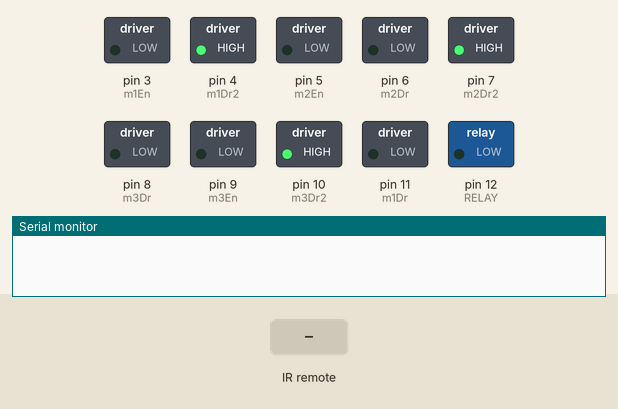
Recording of a sketch running on a simulated Arduino Uno, built with avr-gcc and run on an emulated ATmega328P. Parts: switched loads named in the sketch (green lamp = pin HIGH), the last lines printed to the serial monitor. The test bench sets the inputs (shaded band).

Above: at 1.2 s.
1.3 s: infrared code 0x18 received
At 2.0 s:
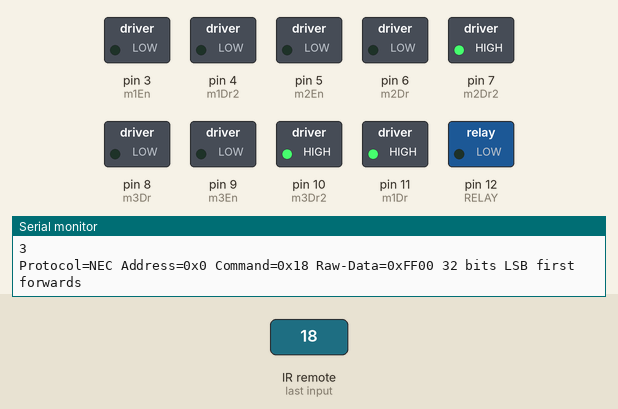
2.9 s: infrared code 0x52 received
At 3.4 s:
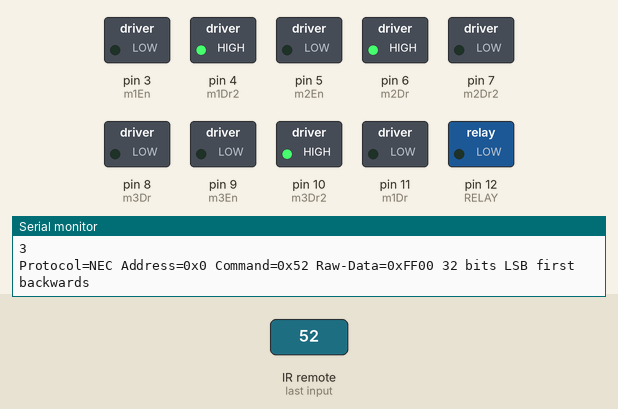
4.5 s: infrared code 0x8 received
At 5.7 s:
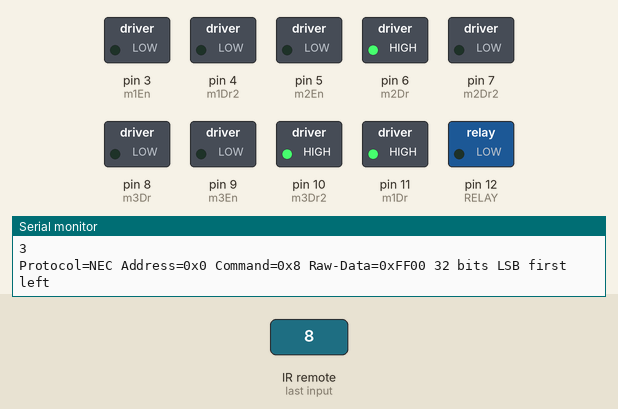
6.1 s: infrared code 0x5A received
At 6.8 s:
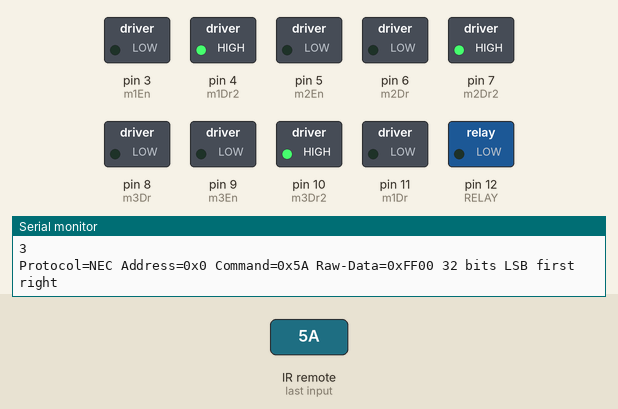
7.7 s: infrared code 0x15 received
At 8.2 s:
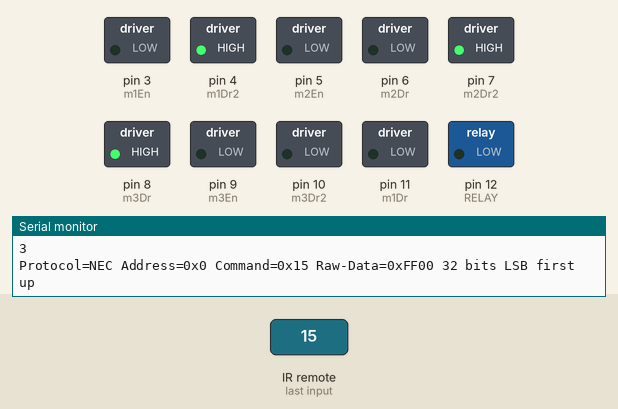
9.3 s: infrared code 0x19 received
At 10.5 s:
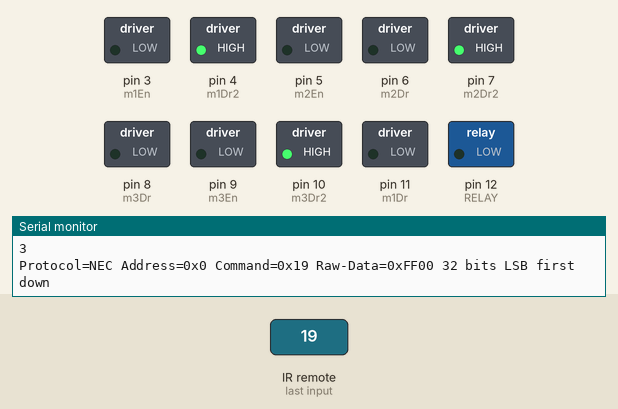
Timing chart, 0 to 11.9 s (numbered marks = the images above; inputs shaded):
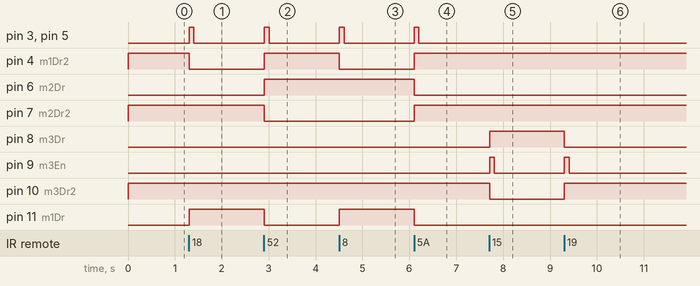

The sketch:

OEC_BotV2.ino
```cpp
/*
* This code is a cleaned up version of the code that Zach Gregory, Liamm Mirza, Charlie Brockmann, and Riley Rogers
* created for OEC 2023. To remember the memories we made and the accomplishments we achieved.
*
* This program controls a simple arduino robot that won us second place at OEC.
*
*/

#define DECODE_NEC          // Includes Apple and Onkyo
#define m1En 3  //PWM
#define m1Dr 11
#define m1Dr2 4

#define m2En 5  //PWM
#define m2Dr 6
#define m2Dr2 7

#define m3En 9  //PWM
#define m3Dr 8
#define m3Dr2 10

#define IR 2
#define RELAY 12

#include <Arduino.h>
#include <IRremote.hpp>

bool magnet = false;
unsigned long currentMillis;
unsigned long startMillis;
int speeds[] = {150, 200, 255};
int speedSet = 2;
int leftOffset = 0; //Gyro offsets correct unwanted movement
int rightOffset = 0;

void setup() {
    Serial.begin(115200);
    IrReceiver.begin(IR, ENABLE_LED_FEEDBACK);

    pinMode(m1En, OUTPUT);  //Motor 1
    pinMode(m1Dr, OUTPUT);
    pinMode(m1Dr2, OUTPUT);

    pinMode(m2En, OUTPUT);  //Motor 2
    pinMode(m2Dr, OUTPUT);
    pinMode(m2Dr2, OUTPUT);

    pinMode(m3En, OUTPUT);  //Motor 3
    pinMode(m3Dr, OUTPUT);
    pinMode(m3Dr2, OUTPUT);

    pinMode(RELAY, OUTPUT);

    digitalWrite(m1Dr, LOW);
    digitalWrite(m1Dr2, HIGH);

    digitalWrite(m2Dr, LOW);
    digitalWrite(m2Dr2, HIGH);

    digitalWrite(m3Dr, LOW);
    digitalWrite(m3Dr2, HIGH);

    digitalWrite(RELAY, LOW); //magnet starts off
}

void loop() {
  /*
  sensors_event_t a, g, temp;
  mpu.getEvent(&a, &g, &temp);
  gyro = g.gyro.z+0.02;   //+0.02 offset since it reads -0.02 when stable
  if (gyro > 0.07){
    rightOffset = 100*gyro;
    leftOffset = 0;
    Serial.print("GyroZ:");
    Serial.print(gyro,4);
    Serial.println("");
  } else if (gyro < -0.07){
    leftOffset = 100*gyro*-1;
    rightOffset = 0;
    Serial.print("GyroZ:");
    Serial.print(gyro,4);
    Serial.println("");
  } else{
    rightOffset = 0;
    leftOffset = 0;
  }*/

  //Check if IR message has been received
  if (IrReceiver.decode()) {
    Serial.println(IrReceiver.decodedIRData.protocol);

    //Print a short summary of received data
    if (IrReceiver.decodedIRData.protocol == NEC) {
      Serial.println();
      IrReceiver.printIRResultShort(&Serial);
      IrReceiver.printIRSendUsage(&Serial);
    }

    IrReceiver.resume(); // Enable receiving of the next value

    //Finally, check the received data and perform actions according to the received command
    if (IrReceiver.decodedIRData.command == 0x18) {             //Drive Forward
      analogWrite(m1En, speeds[speedSet]-leftOffset); // Send PWM signal to L298N Enable pin
      digitalWrite(m1Dr, HIGH); //Set motor1 direction
      digitalWrite(m1Dr2, LOW);
      analogWrite(m2En, speeds[speedSet]-rightOffset);
      digitalWrite(m2Dr, LOW);  //Set motor2 direction
      digitalWrite(m2Dr2, HIGH);
      Serial.println("forwards"); //Print message
      delay(100);
    } else if (IrReceiver.decodedIRData.command == 0x52) {      //Drive Backward
      analogWrite(m1En, speeds[speedSet]-leftOffset);
      digitalWrite(m1Dr, LOW);
      digitalWrite(m1Dr2, HIGH);
      analogWrite(m2En, speeds[speedSet]-rightOffset);
      digitalWrite(m2Dr, HIGH);
      digitalWrite(m2Dr2, LOW);
      Serial.println("backwards");
      delay(100);
    } else if (IrReceiver.decodedIRData.command == 0x8) {      //Drive Left
      analogWrite(m1En, speeds[speedSet]-leftOffset);
      digitalWrite(m1Dr, HIGH);
      digitalWrite(m1Dr2, LOW);
      analogWrite(m2En, speeds[speedSet]-rightOffset);
      digitalWrite(m2Dr, HIGH);
      digitalWrite(m2Dr2, LOW);
      Serial.println("left");
      delay(100);
    }else if (IrReceiver.decodedIRData.command == 0x5A) {      //Drive Right
      analogWrite(m1En, speeds[speedSet]-leftOffset);
      digitalWrite(m1Dr, LOW);
      digitalWrite(m1Dr2, HIGH);
      analogWrite(m2En, speeds[speedSet]-rightOffset);
      digitalWrite(m2Dr, LOW);
      digitalWrite(m2Dr2, HIGH);
      Serial.println("right");
      delay(100);
    }else if (IrReceiver.decodedIRData.command == 0x15) {      //Crane Up
      analogWrite(m3En, 255);
      digitalWrite(m3Dr, HIGH);
      digitalWrite(m3Dr2, LOW);
      Serial.println("up");
      delay(100);
    }else if (IrReceiver.decodedIRData.command == 0x19) {      //Crane Down
      analogWrite(m3En, 255);
      digitalWrite(m3Dr, LOW);
      digitalWrite(m3Dr2, HIGH);
      Serial.println("down");
      delay(100);
    }else if (IrReceiver.decodedIRData.command == 0x1C) {      //Magnet toggle
      if (magnet){  //If on turn off
        digitalWrite(RELAY, LOW);
      }else{
        digitalWrite(RELAY, HIGH);
      }
      magnet=!magnet;
      Serial.println("Mag toggle");
      delay(100);
    } else if (IrReceiver.decodedIRData.command == 0xD) {      //Speed up
      if (speedSet<2){
        speedSet++;
      }
      Serial.println("Speed up");
      delay(100);
    } else if (IrReceiver.decodedIRData.command == 0x16) {      //Speed down
      if (speedSet>0){
        speedSet--;
      }
      Serial.println("Slow down");
      delay(500);
    }
    startMillis = millis();
  }

  if (millis() >= 10){ //Stop
    analogWrite(m1En, 0);
    analogWrite(m2En, 0);
    analogWrite(m3En, 0);
  }
  delay(10);
}
```

Measured:
- after the input at 1.3 s, pin 3 (m1En), pin 5 (m2En): LOW → HIGH at once, → LOW 0.10 s later; pin 4 (m1Dr2): HIGH → LOW at once; pin 11 (m1Dr): LOW → HIGH at once
- after the input at 2.9 s, pin 3 (m1En), pin 5 (m2En): LOW → HIGH at once, → LOW 0.10 s later; pin 4 (m1Dr2), pin 6 (m2Dr): LOW → HIGH at once; pin 7 (m2Dr2), pin 11 (m1Dr): HIGH → LOW at once
- after the input at 4.5 s, pin 3 (m1En), pin 5 (m2En): LOW → HIGH at once, → LOW 0.10 s later; pin 4 (m1Dr2): HIGH → LOW at once; pin 11 (m1Dr): LOW → HIGH at once
- after the input at 6.1 s, pin 3 (m1En), pin 5 (m2En): LOW → HIGH at once, → LOW 0.10 s later; pin 4 (m1Dr2), pin 7 (m2Dr2): LOW → HIGH at once; pin 6 (m2Dr), pin 11 (m1Dr): HIGH → LOW at once
- after the input at 7.7 s, pin 8 (m3Dr): LOW → HIGH at once; pin 9 (m3En): LOW → HIGH at once, → LOW 0.10 s later; pin 10 (m3Dr2): HIGH → LOW at once
- after the input at 9.3 s, pin 8 (m3Dr): HIGH → LOW at once; pin 9 (m3En): LOW → HIGH at once, → LOW 0.10 s later; pin 10 (m3Dr2): LOW → HIGH at once
